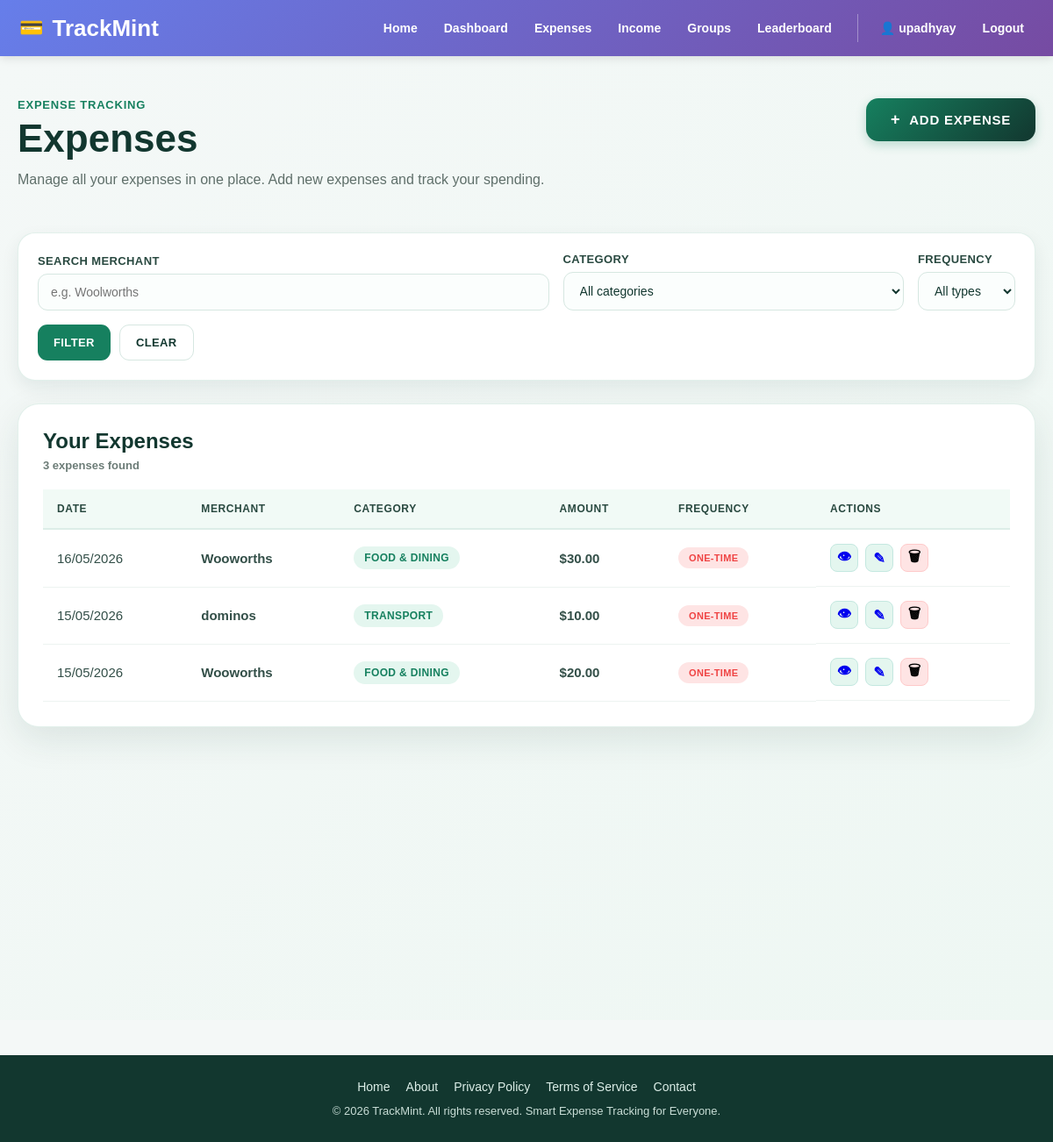
The app's page /receipts/ (signed in) with its own data.
### app/models.py (models this page shows, shortened)
class User(UserMixin, db.Model):
    __tablename__ = "users"
    id = db.Column(db.Integer, primary_key=True)
    username = db.Column(db.String(80), unique=True, nullable=False, index=True)
    email = db.Column(db.String(120), unique=True, nullable=False, index=True)
    password_hash = db.Column(db.String(255), nullable=False)
    created_at = db.Column(db.DateTime, default=datetime.utcnow, nullable=False)
    total_points = db.Column(db.Integer, default=0, nullable=False)
    current_streak = db.Column(db.Integer, default=0, nullable=False)
    last_upload_date = db.Column(db.Date, nullable=True)
    receipts = db.relationship(
        "Receipt",
        back_populates="user",
        cascade="all, delete-orphan",
        lazy=True
    )
    incomes = db.relationship(
        "Income",
        back_populates="user",
        cascade="all, delete-orphan",
        lazy=True
    )

class Receipt(db.Model):
    __tablename__ = "receipts"
    id = db.Column(db.Integer, primary_key=True)
    user_id = db.Column(db.Integer, db.ForeignKey("users.id"), nullable=False)
    group_id = db.Column(db.Integer, db.ForeignKey("groups.id"), nullable=True)
    merchant = db.Column(db.String(120), nullable=False)
    amount = db.Column(db.Float, nullable=False)
    category = db.Column(db.String(80), nullable=False)
    expense_date = db.Column(db.Date, nullable=False)
    notes = db.Column(db.Text, nullable=True)
    frequency_type = db.Column(db.String(20), default="one-time", nullable=False)  # "one-time" or "recurring"
    frequency_interval = db.Column(db.String(20), nullable=True)  # "daily", "weekly", "monthly"
    frequency_details = db.Column(db.String(255), nullable=True)  # "Monday", "15th", etc.
    image_filename = db.Column(db.String(255), nullable=True)
    created_at = db.Column(db.DateTime, default=datetime.utcnow, nullable=False)
    updated_at = db.Column(
        db.DateTime,
        default=datetime.utcnow,
        onupdate=datetime.utcnow,
        nullable=False
    )
    user = db.relationship("User", back_populates="receipts")
    splits = db.relationship("ExpenseSplit", backref="expense", cascade="all, delete-orphan", lazy=True)

### app/receipts/routes.py (the view, shortened to what this page needs)
@receipts_bp.route("/", methods=["GET", "POST"])
@login_required
def index():
    q = request.args.get("q", "").strip()
    category_filter = request.args.get("category", "").strip()
    frequency_filter = request.args.get("frequency", "").strip()
    query = Receipt.query.filter_by(user_id=current_user.id)
    if q:
        like_term = f"%{q}%"
        query = query.filter(Receipt.merchant.ilike(like_term))
    if category_filter:
        query = query.filter(Receipt.category == category_filter)
    if frequency_filter:
        query = query.filter(Receipt.frequency_type == frequency_filter)
    personal_expenses = query.order_by(Receipt.expense_date.desc(), Receipt.created_at.desc()).all()
    user_members = GroupMember.query.filter_by(user_id=current_user.id).all()
    member_group_ids = [m.group_id for m in user_members]
    member_receipt_ids = {e.id for e in personal_expenses if e.group_id}
    group_expenses_query = Receipt.query.filter(
        Receipt.group_id.in_(member_group_ids),
        Receipt.id.notin_(member_receipt_ids)
    ) if member_group_ids else Receipt.query.filter(db.false())
    if q:
        group_expenses_query = group_expenses_query.filter(Receipt.merchant.ilike(f"%{q}%"))
    if category_filter:
        group_expenses_query = group_expenses_query.filter(Receipt.category == category_filter)
    group_only_expenses = group_expenses_query.order_by(Receipt.expense_date.desc(), Receipt.created_at.desc()).all()
    expenses = personal_expenses + group_only_expenses
    expenses.sort(key=lambda e: (e.expense_date, e.created_at), reverse=True)
    member_map = {}
    group_receipt_ids = [e.id for e in expenses if e.group_id]
    if group_receipt_ids and user_members:
        member_ids = [m.id for m in user_members]
        if member_ids:
            splits = ExpenseSplit.query.filter(
                ExpenseSplit.expense_id.in_(group_receipt_ids),
                ExpenseSplit.member_id.in_(member_ids)
            ).all()
            for s in splits:
                member_map[s.expense_id] = s.amount
    for e in expenses:
        if e.group_id and e.id in member_map:
            e.display_amount = member_map[e.id]
            e.is_group_split = True
        else:
            e.display_amount = e.amount
            e.is_group_split = False
    categories = (
        db.session.query(Receipt.category)
        .filter_by(user_id=current_user.id)
        .distinct()
        .order_by(Receipt.category.asc())
        .all()
    )
    categories = [c[0] for c in categories]
    return render_template(
        "receipts/index.html",
        page_title="Expenses",
        expenses=expenses,
        categories=categories,
        selected_category=category_filter,
        search_query=q,
        selected_frequency=frequency_filter
    )

### app/__init__.py (called while the page is built)
def register_login_loader():
    @login_manager.user_loader
    def load_user(user_id):
        from app.models import User
        return db.session.get(User, int(user_id))

### app/templates/receipts/index.html (shortened to what this page needs)
{% extends "base.html" %}
{% block content %}
<section class="expenses-page">
  <div class="expenses-container">
    <div class="expenses-header">
      <div>
        <p class="page-label">Expense Tracking</p>
        <h1>Expenses</h1>
        <p>Manage all your expenses in one place. Add new expenses and track your spending.</p>
      </div>
      <button type="button" id="open-expense-modal-btn" class="add-expense-btn">
        <span class="btn-icon">+</span> Add Expense
      </button>
    </div>
    {% if expenses or search_query or selected_category or selected_frequency %}
    <div class="expenses-filter-card">
      <form method="GET" class="expenses-filter-form">
        <div class="filter-group">
          <label for="search-merchant">Search merchant</label>
          <input
            type="text"
            id="search-merchant"
            name="q"
            placeholder="e.g. Woolworths"
            value="{{ search_query or '' }}"
          >
        </div>
        <div class="filter-group">
          <label for="filter-category">Category</label>
          <select id="filter-category" name="category">
            <option value="">All categories</option>
          </select>
        </div>
        <div class="filter-group">
          <label for="filter-frequency">Frequency</label>
          <select id="filter-frequency" name="frequency">
            <option value="">All types</option>
          </select>
        </div>
        <div class="filter-actions">
          <button type="submit" class="filter-btn">Filter</button>
          <a href="{{ url_for('receipts.index') }}" class="clear-filter-btn">Clear</a>
        </div>
      </form>
    </div>
    {% endif %}
    {% if expenses or search_query or selected_category or selected_frequency %}
    <div class="expenses-table-card">
      <div class="table-top">
        <div>
          <h2>Your Expenses</h2>
          {% if expenses %}
            <p>{{ expenses|length }} expense{{ '' if expenses|length == 1 else 's' }} found</p>
          {% else %}
            <p>No expenses found</p>
          {% endif %}
        </div>
      </div>
      {% if expenses %}
      <div class="expenses-table-wrapper">
        <table class="expenses-table">
          <thead>
            <tr>
              <th>Date</th>
              <th>Merchant</th>
              <th>Category</th>
              <th>Amount</th>
              <th>Frequency</th>
              <th>Actions</th>
            </tr>
          </thead>
          <tbody>
            {% for expense in expenses %}
            <tr>
              <td>{{ expense.expense_date.strftime('%d/%m/%Y') }}</td>
              <td>
                <strong>{{ expense.merchant }}</strong>
              </td>
              <td>
                <span class="category-pill">{{ expense.category }}</span>
              </td>
              <td class="amount-cell">
                ${{ "%.2f"|format(expense.display_amount) }}
              </td>
              <td>
                {% if expense.frequency_type == 'recurring' %}
                  <span class="frequency-badge">{{ expense.frequency_interval|capitalize }}</span>
                {% else %}
                  <span class="frequency-badge one-time">One-time</span>
                {% endif %}
              </td>
              <td class="actions-cell">
                <a
                  href="{{ url_for('receipts.receipt_detail', receipt_id=expense.id) }}"
                  class="action-btn view-btn"
                  title="View details"
                >
                  👁
                </a>
                <a
                  href="{{ url_for('receipts.edit_receipt', receipt_id=expense.id) }}"
                  class="action-btn edit-btn"
                  title="Edit expense"
                >
                  ✎
                </a>
                <button
                  type="button"
                  class="action-btn delete-btn"
                  data-receipt-id="{{ expense.id }}"
                  title="Delete expense"
                >
                  🗑
                </button>
              </td>
            </tr>
            {% endfor %}
          </tbody>
        </table>
      </div>
      {% else %}
      <div class="no-results-message">
        <p>Try adjusting your filters or search term to find expenses</p>
      </div>
      {% endif %}
    </div>
    {% endif %}
  </div>
</section>
{% endblock %}

### app/templates/base.html (shortened to what this page needs)
<!doctype html>
<html lang="en">
<head>
  <link rel="stylesheet" href="{{ url_for('static', filename='css/style.css') }}">
</head>
<body>
    <header>
        <div class="header-container">
            <div class="logo">
                <span class="logo-icon">💳</span>
                <span>TrackMint</span>
            </div>
            <nav>
                <div class="nav-primary">
                    <a href="{{ url_for('main.landing') }}">Home</a>
                    {% if current_user.is_authenticated %}
                    <a href="{{ url_for('main.dashboard') }}">Dashboard</a>
                    <a href="{{ url_for('receipts.index') }}">Expenses</a>
                    <a href="{{ url_for('income.income_home') }}">Income</a>
                    <a href="{{ url_for('groups.groups_home') }}">Groups</a>
                    <a href="{{ url_for('leaderboard.leaderboard_home') }}">Leaderboard</a>
                    {% endif %}
                </div>
                {% if current_user.is_authenticated %}
                <div class="nav-user">
                    <a href="{{ url_for('main.profile') }}">👤 {{ current_user.username }}</a>
                    <a href="{{ url_for('auth.logout') }}">Logout</a>
                </div>
                {% else %}
                <div class="nav-user">
                    <a href="{{ url_for('auth.login') }}">Login</a>
                    <a href="{{ url_for('auth.signup') }}">Sign Up</a>
                </div>
                {% endif %}
            </nav>
        </div>
    </header>
    <main>
        {% block content %}{% endblock %}
    </main>
    <footer>
        <div class="footer-content">
            <div class="footer-links">
                <a href="{{ url_for('main.landing') }}">Home</a>
                <a href="#">About</a>
                <a href="#">Privacy Policy</a>
                <a href="#">Terms of Service</a>
                <a href="#">Contact</a>
            </div>
            <p>&copy; 2026 TrackMint. All rights reserved. Smart Expense Tracking for Everyone.</p>
        </div>
    </footer>
</body>
</html>

### records on screen
User: username "upadhyay"
Receipt: expense_date "16/05/2026", merchant "Wooworths", category "FOOD & DINING", display_amount "30.00", frequency_type "ONE-TIME"
Receipt: expense_date "15/05/2026", merchant "dominos", category "TRANSPORT", display_amount "10.00", frequency_type "ONE-TIME"
Receipt: expense_date "15/05/2026", merchant "Wooworths", category "FOOD & DINING", display_amount "20.00", frequency_type "ONE-TIME"

### other values on screen
{{ expenses|length }} "3"
{{ '' if expenses|length == 1 else 's' }} "s"
